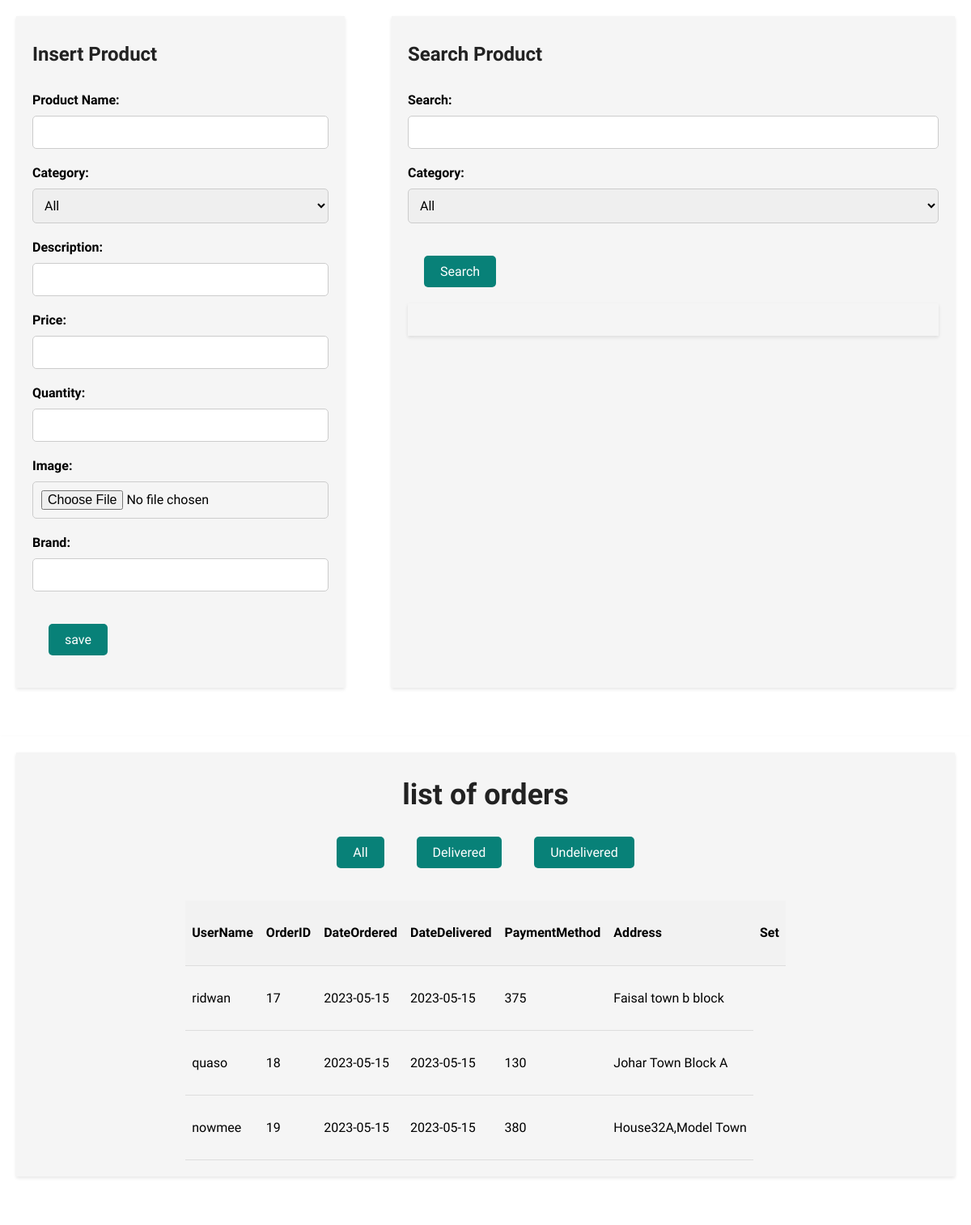
The page /website/inventory.php on the database its author committed.
### tables this page shows
CREATE TABLE `orders` (
  `oid` int(11) NOT NULL,
  `dateod` date NOT NULL,
  `datedel` date DEFAULT NULL,
  `aid` int(11) NOT NULL,
  `address` varchar(255) NOT NULL,
  `city` varchar(50) NOT NULL,
  `country` varchar(100) NOT NULL,
  `account` char(16) DEFAULT NULL,
  `total` int(11) NOT NULL
);

CREATE TABLE `accounts` (
  `aid` int(11) NOT NULL,
  `afname` varchar(100) NOT NULL,
  `alname` varchar(100) NOT NULL,
  `phone` char(11) NOT NULL,
  `email` varchar(100) NOT NULL,
  `cnic` char(13) NOT NULL,
  `dob` date NOT NULL,
  `username` varchar(100) NOT NULL,
  `gender` varchar(10) NOT NULL,
  `password` varchar(100) NOT NULL
);

### website/inventory.php (the view, shortened to what this page needs)
<!DOCTYPE html>
<html>
<head>
    <link rel="stylesheet" href="style.css">
</head>
<body>
    <div class="container1">
        <div class="form-container">
            <h2>Insert Product</h2>
            <form id="insert-form" action="inventory.php" enctype="multipart/form-data" method="post">
                <label for="name">Product Name:</label>
                <input type="text" id="name" name="name" required>
                <label for="category">Category:</label>
                <select id="category-filter" name="category" required>
                    <option value="all">All</option>
                </select>
                <label for="description">Description:</label>
                <input type="text" id="description" name="description" required>
                <label for="price">Price:</label>
                <input type="number" id="price" name="price" required min='0'>
                <label for="quantity">Quantity:</label>
                <input type="number" id="quantity" name="quantity" required min='0'>
                <label for="image">Image:</label>
                <input type="file" name="photo" id="fileInput" required>
                <label for="brand">Brand:</label>
                <input type="text" id="brand" name="brand" required>
                <button name="ins" type="submit" class="insert-btn">save</button>
            </form>
        </div>
        <div class="search-container">
            <h2>Search Product</h2>
            <form id="search-form" action="inventory.php" method="post">
                <label for="search">Search:</label>
                <input type="text" id="search" name="search">
                <label for="category-filter">Category:</label>
                <select id="category-filter" name="cat">
                    <option value="all">All</option>
                </select>
                <button type="submit" id="search-btn" name="search1">Search</button>
            </form>
            <div class="inventory-container">
            </div>
        </div>
    </div>
    <div class="container11">
        <div class="order-container">
            <h1>list of orders</h1>
            <div class="btns">
                <a href='inventory.php?a=1'><button id="all-btn">All</button></a>
                <a href='inventory.php?d=1'><button id="delivered-btn">Delivered</button></a>
                <a href='inventory.php?u=1'><button id="undelivered-btn">Undelivered</button></a>
            </div>
            <table id="tab1" style="width: auto; margin: 0 auto;">
                <thead>
                    <tr>
                        <th> UserName</th>
                        <th>OrderID</th>
                        <th>DateOrdered</th>
                        <th>DateDelivered</th>
                        <th>PaymentMethod</th>
                        <th>Address</th>
                        <th>Set</th>
                    </tr>
                </thead>
                <tbody>
                    <?php
					if (isset($_GET['d'])) {
						include("include/connect.php");
						$query = "SELECT * FROM orders join accounts on orders.aid = accounts.aid where datedel is not NULL";
						$result = mysqli_query($con, $query);
						while ($row = mysqli_fetch_assoc($result)) {
							$aname = $row['username'];
							$oid = $row['oid'];
							$dateod = $row['dateod'];
							$datedel = $row['datedel'];
							$add = $row['address'];
                            $pri = $row['total'];
							if (empty($datedel))
								$datedel = "Not Delivered";
							echo "
										<tr>
										<td>$aname</td>
										<td>$oid</td>
												<td>$dateod</td>
												<td>$datedel</td>
										<td>$pri</td>
										<td>$add</td>
										";
							if ($datedel == "Not Delivered")
								echo "<td><a href='inventory.php?odd=$oid'><button id='oupdate-btn'>SET</button></a></td>";
							echo "</tr>";
						}
					} else {
						include("include/connect.php");
						$query = "SELECT * FROM orders join accounts on orders.aid = accounts.aid";
						$result = mysqli_query($con, $query);
						while ($row = mysqli_fetch_assoc($result)) {
							$aname = $row['username'];
							$oid = $row['oid'];
							$dateod = $row['dateod'];
							$datedel = $row['datedel'];
							$add = $row['address'];
                            $pri = $row['total'];
							echo "
										<tr>
										<td>$aname</td>
										<td>$oid</td>
												<td>$dateod</td>
												<td>$datedel</td>
										<td>$pri</td>
										<td>$add</td>
										";
							echo "</tr>";
						}
					}
					?>
                </tbody>
            </table>
        </div>
    </div>
</body>
</html>

### website/style.css (style rules this page uses)
* { margin: 0; padding: 0; box-sizing: border-box; font-family: "Spartan", sans-serif; }
html { scroll-behavior: smooth; }
h1 { font-size: 50px; line-height: 64px; color: #222; }
h2 { font-size: 46px; line-height: 54px; color: #222; }
body { width: 100%; }

### website/inventory.php (style rules this page uses)
.container11 { max-width: 100%; margin: 0 auto; padding: 20px; background-color: #fff; box-shadow: 0 2px 4px rgba(0, 0, 0, 0.1); display: flex; flex-direction: column; justify-content: center; align-items: center; overflow: auto; }
#tab1 tr { width: 100%; height: 80px; }
.btns { display: flex; justify-content: center; margin-bottom: 20px; }
.order-container h1 { margin-bottom: 0; }
body { font-family: Arial, sans-serif; background-color: #f0f0f0; }
.container1 { max-width: 100%; margin: 0 auto; padding: 20px; background-color: #fff; box-shadow: 0 2px 4px rgba(0, 0, 0, 0.1); display: flex; justify-content: space-between; }
.form-container { width: 35%; }
h1 { font-size: 36px; text-align: center; margin-bottom: 40px; }
h2 { font-size: 24px; margin-bottom: 20px; }
.search-container { width: 60%; }
.form-container, .search-container { margin-bottom: 40px; padding: 20px; background-color: #f5f5f5; box-shadow: 0 2px 4px rgba(0, 0, 0, 0.1); }
.order-container { margin-bottom: 40px; padding: 20px; justify-content: center; background-color: #f5f5f5; box-shadow: 0 2px 4px rgba(0, 0, 0, 0.1); width: 100%; overflow: auto; }
.form-container label, .search-container label { display: flex; margin-bottom: 10px; font-size: 16px; font-weight: bold; }
.form-container input, .search-container input, .form-container select, .search-container select { display: block; width: 100%; padding: 10px; margin-bottom: 20px; font-size: 16px; border-radius: 5px; border: 1px solid #ccc; }
.form-container input[type="file"] { display: inline-block; }
.inventory-container { padding: 20px; background-color: #f5f5f5; box-shadow: 0 2px 4px rgba(0, 0, 0, 0.1); }
#delete-btn, #update-btn, #insert-btn, #search-btn, #all-btn, #delivered-btn, #undelivered-btn, #oupdate-btn, #up-btn { display: inline-block; padding: 10px 20px; font-size: 16px; border-radius: 5px; border: none; color: #fff; background-color: #088178; cursor: pointer; margin-right: 20px; margin-top: 20px; margin-bottom: 20px; margin-left: 20px; }
.insert-btn { display: inline-block; padding: 10px 20px; font-size: 16px; border-radius: 5px; border: none; color: #fff; background-color: #088178; cursor: pointer; margin-right: 20px; margin-top: 20px; margin-bottom: 20px; margin-left: 20px; }
table { border-collapse: collapse; height: 350px; display: inline-block; width: 100%; overflow: auto; }
.order-container { display: flex; flex-direction: column; justify-content: center; }
th, td { text-align: left; padding: 8px; border-bottom: 1px solid #ddd; white-space: nowrap; }
th { background-color: #f2f2f2; position: sticky; top: 0; }
#tab1 { height: auto; max-height: 900px; overflow-y: auto; overflow-x: auto; }

### rows shown on the page
orders: aid.username "ridwan", oid "17", dateod "2023-05-15", datedel "2023-05-15", total "375", address "Faisal town b block"
orders: aid.username "quaso", oid "18", dateod "2023-05-15", datedel "2023-05-15", total "130", address "Johar Town Block A"
orders: aid.username "nowmee", oid "19", dateod "2023-05-15", datedel "2023-05-15", total "380", address "House32A,Model Town"
